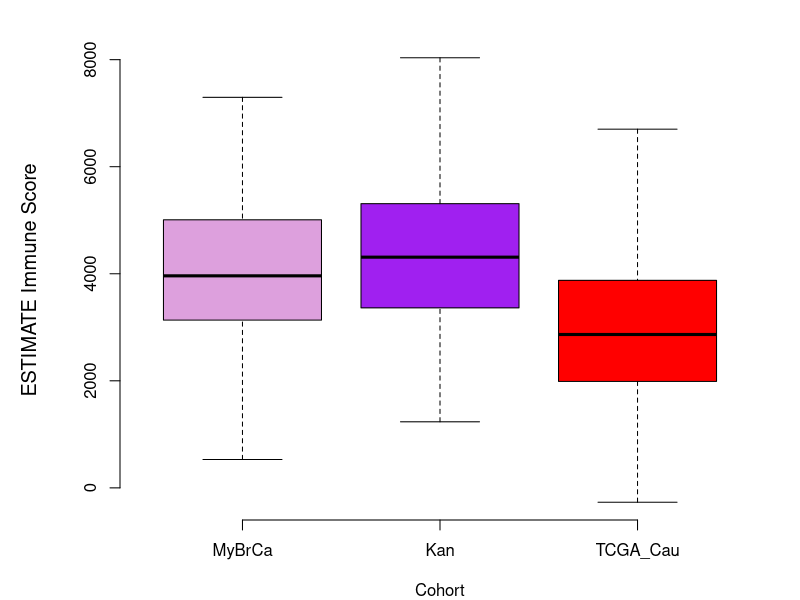
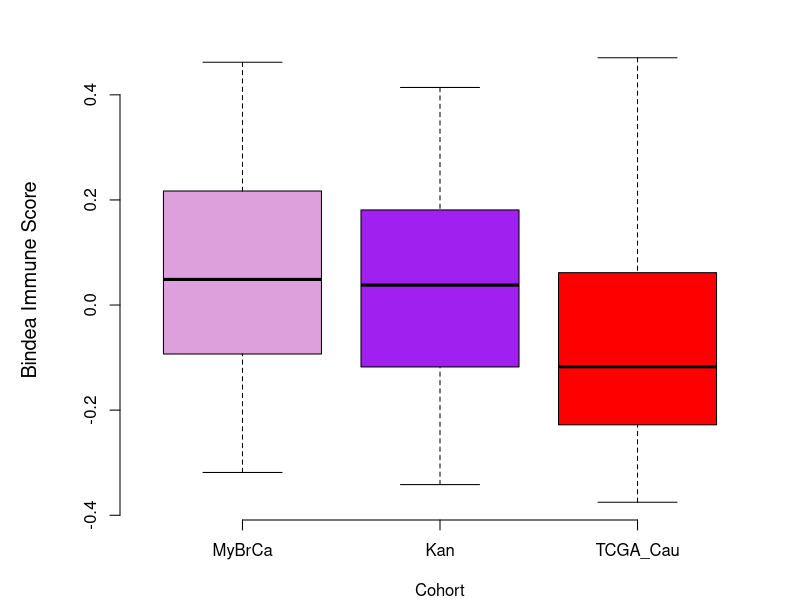
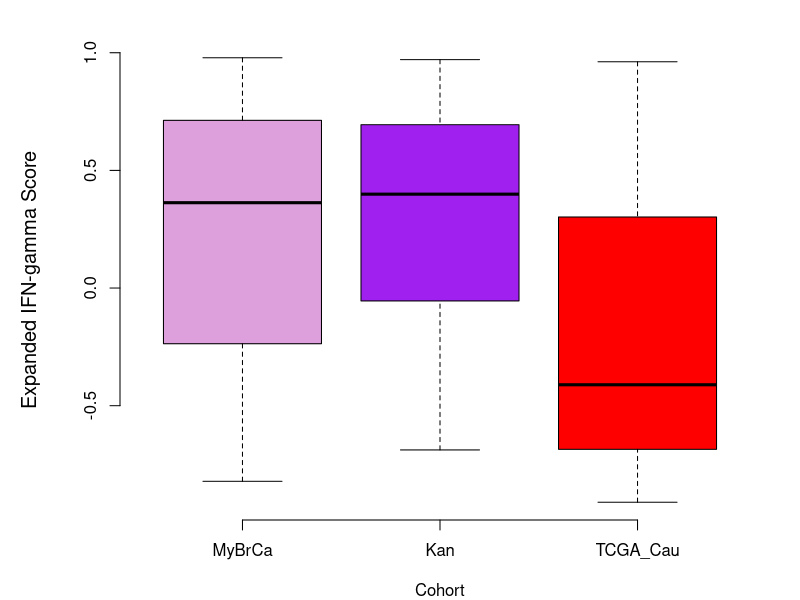
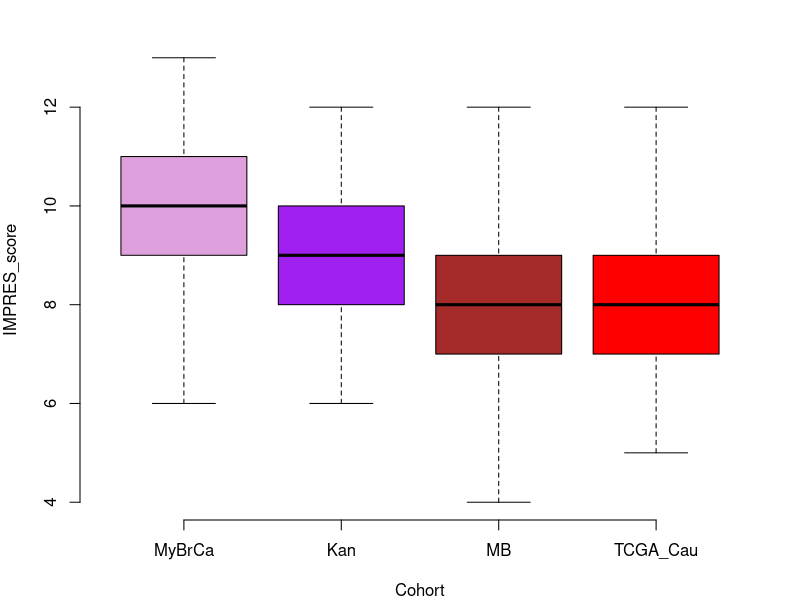
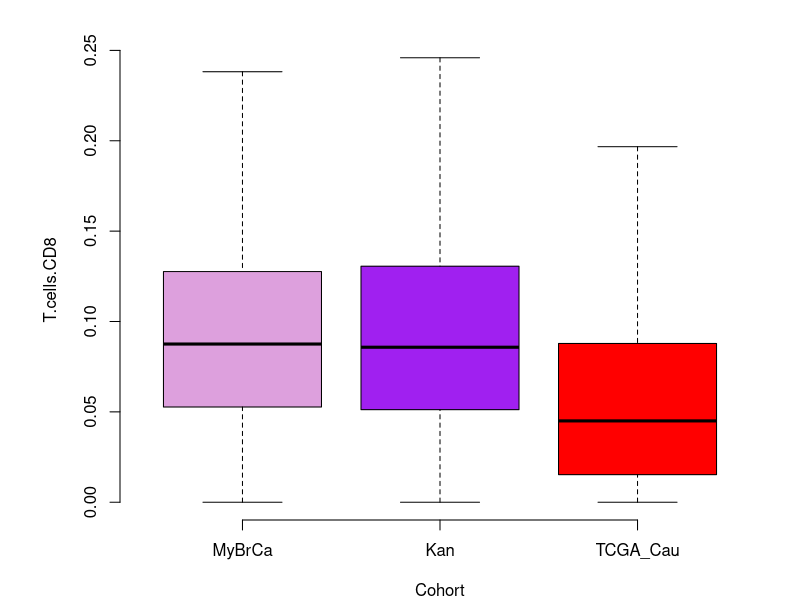
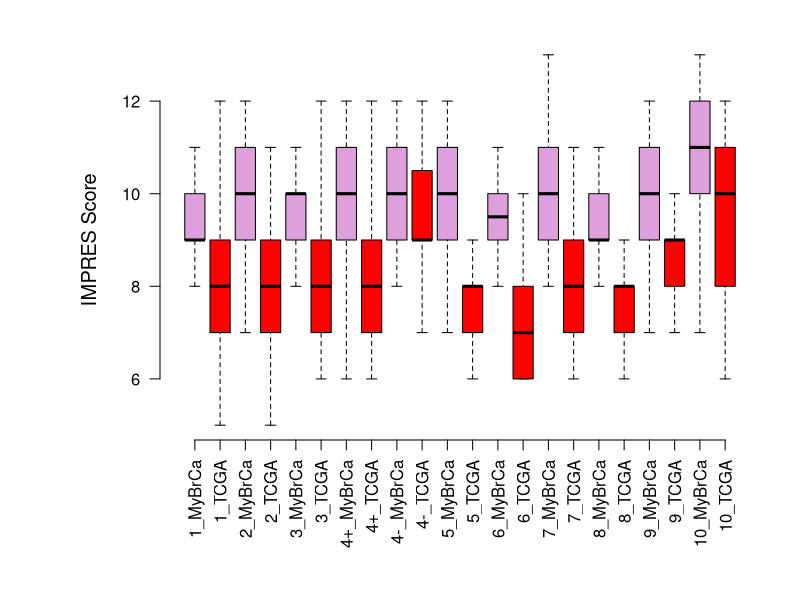
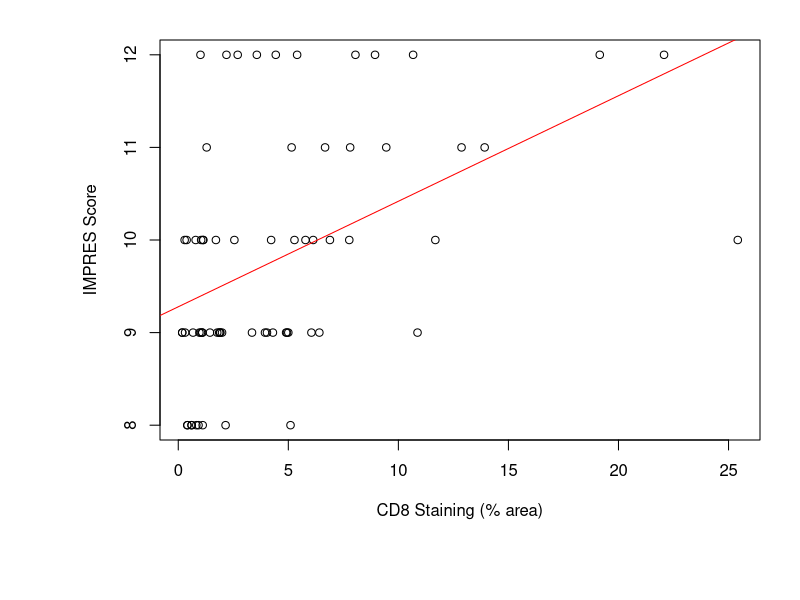

These charts were generated, in order, by the following R code:
### Code for Immune Score Figures ###


#### Fig 4A ###

### ESTIMATE score ###

df2 <- read.table("ESTIMATE_score_R_input_2.txt", header=TRUE)
df3<-df2[df2$Cohort!="TCGA_Asn",]
df3$Cohort<-factor(df3$Cohort, levels=c("MyBrCa","Kan","TCGA_Cau"))



par(mar=c(4,6,2,2))
boxplot(ImmuneScore~Cohort, data=df3, col=c("Plum","Purple","Red"), outline=F, frame=F,ylab=NULL)
title(ylab="ESTIMATE Immune Score", line=4, cex.lab=1.2)

fit2 <- aov(ImmuneScore~Cohort, data=df3)
summary(fit2)
TukeyHSD(fit2)




### Bindea score ###


df2 <- read.table("Bindea_score_R_input_2.txt", header=TRUE)
df3<-df2[df2$Cohort!="TCGA_Asn",]
df3$Cohort<-factor(df3$Cohort, levels=c("MyBrCa","Kan","TCGA_Cau"))

par(mar=c(4,6,2,2))
boxplot(Bindea_GSVA~Cohort, data=df3, col=c("Plum","Purple","Red"), outline=F, frame=F, ylab=NULL)
title(ylab="Bindea Immune Score", line=4, cex.lab=1.2)

fit2 <- aov(Bindea_GSVA~Cohort, data=df3)
summary(fit2)
TukeyHSD(fit2)


### EIFNg score ###


df2 <- read.table("EIFNg_score_R_input_2.txt", header=TRUE)
df3<-df2[df2$Cohort!="TCGA_Asn",]
df3$Cohort<-factor(df3$Cohort, levels=c("MyBrCa","Kan","TCGA_Cau"))

par(mar=c(4,6,2,2))
boxplot(Expanded_IFNg~Cohort, data=df3, col=c("Plum","Purple","Red"), outline=F, frame=F,ylab=NULL)
title(ylab="Expanded IFN-gamma Score", line=4, cex.lab=1.2)

fit2 <- aov(Expanded_IFNg~Cohort, data=df3)
summary(fit2)
TukeyHSD(fit2)


## IMPRES Score ##

df2 <- read.table("IMPRES_score_R_input_2.txt", header=TRUE)
df3<-df2[df2$Cohort!="TCGA_Asn",]
df3$Cohort<-factor(df3$Cohort, levels=c("MyBrCa","Kan","MB","TCGA_Cau"))

par(mar=c(4,4,2,2))
boxplot(IMPRES_score~Cohort, data=df3, col=c("Plum","Purple","Brown","Red"), outline=F, frame=F)
title(ylab="ESTIMATE Immune Score", line=4, cex.lab=1.2)

fit2 <- aov(IMPRES_score~Cohort, data=df3)
summary(fit2)
TukeyHSD(fit2)



### CIBERSORT CD8 boxplot ###


df2 <- read.table("CIBERSORT_R_input_2.txt", header=TRUE)
df3<-df2[df2$Cohort!="TCGA_Asn",]
df3$Cohort<-factor(df3$Cohort, levels=c("MyBrCa","Kan","TCGA_Cau"))

par(mar=c(4,6,2,2))
boxplot(T.cells.CD8~Cohort, data=df3, col=c("Plum","Purple","Red"), outline=F, frame=F)#, las=2)





##### Figure 4B IMPRES vs Cohort across subtypes ###



df2 <- read.table("IMPRES_v_cohort_across_ic10_subtypes_R_input_2.txt", header=TRUE)


df3<-df2[df2$Cohort=="TCGA_Cau"|df2$Cohort=="MyBrCa",]
df3$IntClust2_Cohort<-factor(df3$IntClust2_Cohort, levels=c("1_MyBrCa","1_TCGA",
                                                            "2_MyBrCa","2_TCGA",
                                                            "3_MyBrCa","3_TCGA",
                                                            "4+_MyBrCa","4+_TCGA",
                                                            "4-_MyBrCa","4-_TCGA",
                                                            "5_MyBrCa","5_TCGA",
                                                            "6_MyBrCa","6_TCGA",
                                                            "7_MyBrCa","7_TCGA",
                                                            "8_MyBrCa","8_TCGA",
                                                            "9_MyBrCa","9_TCGA",
                                                            "10_MyBrCa","10_TCGA"))



par(mar=c(8,8,2,2))
boxplot(IMPRES_score~IntClust2_Cohort, data=df3, col=c("Plum","Red"), outline=F, frame=F, las=2, ylab=NULL, xlab=NULL)
title(ylab="IMPRES Score", line=3, cex.lab=1.2)



t.test(IMPRES_score~Cohort, data=df3[df3$IntClust2=="1",])
t.test(IMPRES_score~Cohort, data=df3[df3$IntClust2=="2",])
t.test(IMPRES_score~Cohort, data=df3[df3$IntClust2=="3",])
t.test(IMPRES_score~Cohort, data=df3[df3$IntClust2=="4+",])
t.test(IMPRES_score~Cohort, data=df3[df3$IntClust2=="4-",])
t.test(IMPRES_score~Cohort, data=df3[df3$IntClust2=="5",])
t.test(IMPRES_score~Cohort, data=df3[df3$IntClust2=="6",])
t.test(IMPRES_score~Cohort, data=df3[df3$IntClust2=="7",])
t.test(IMPRES_score~Cohort, data=df3[df3$IntClust2=="8",])
t.test(IMPRES_score~Cohort, data=df3[df3$IntClust2=="9",])
t.test(IMPRES_score~Cohort, data=df3[df3$IntClust2=="10",])




###### IHC Validation scatterplot #####


df2 <- read.table("ImmuneScore_IHC_validation.txt", header=TRUE)

plot(IMPRES_score~CD8_pct, data=df2, 
     xlab="CD8 Staining (% area)", ylab="IMPRES Score", pch=1)


abline(lm(IMPRES_score~CD8_pct, data=df2), col="red") 






